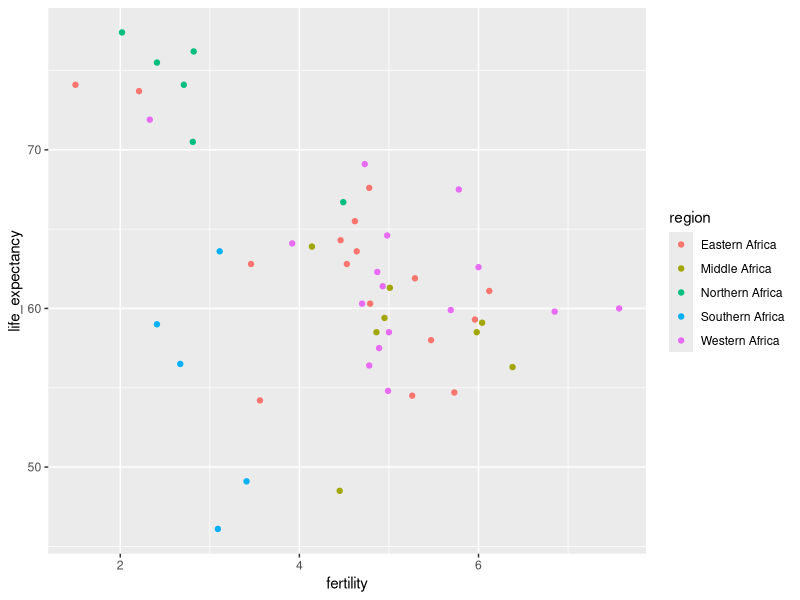
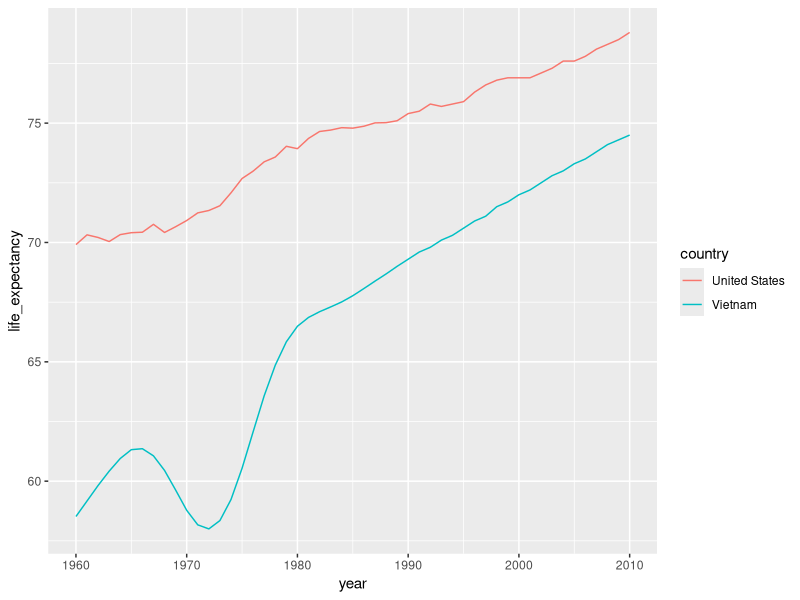
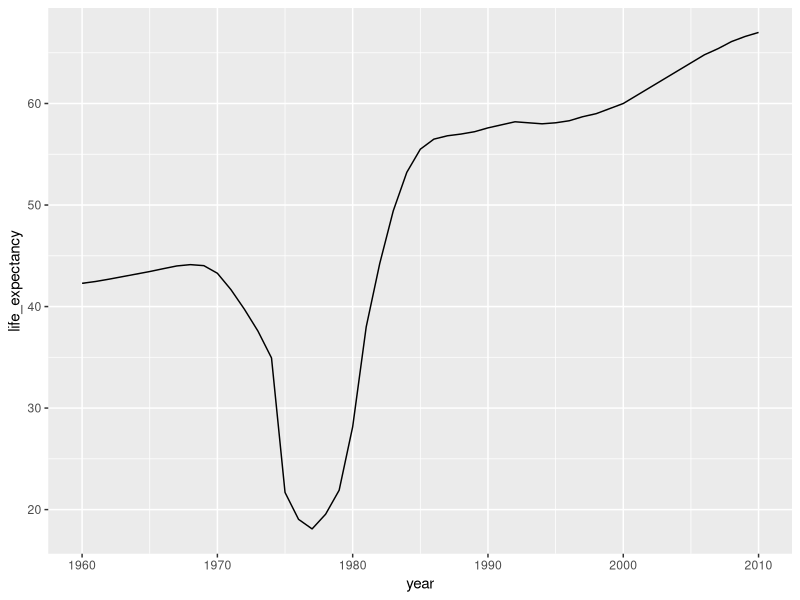
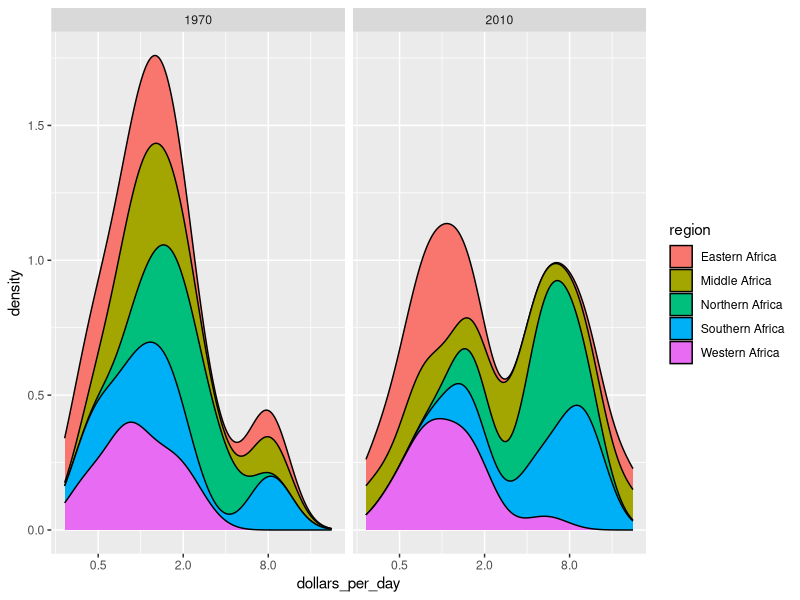
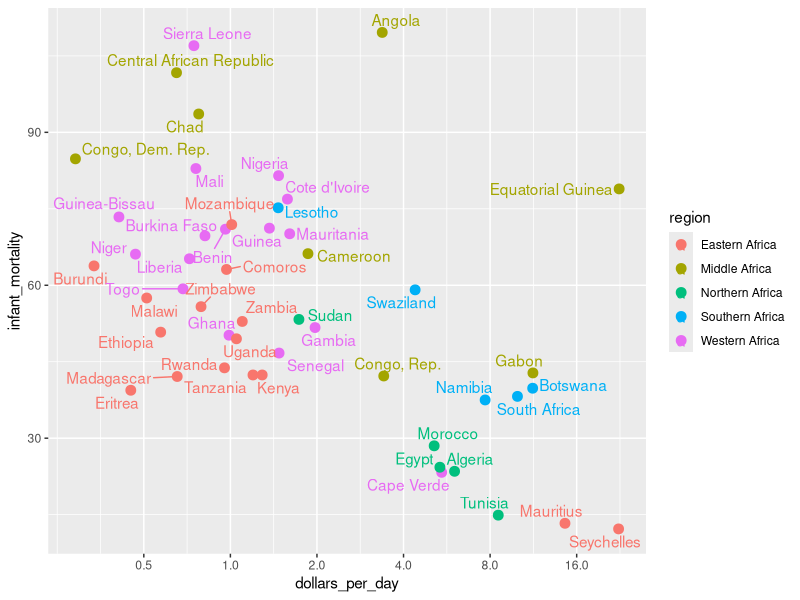
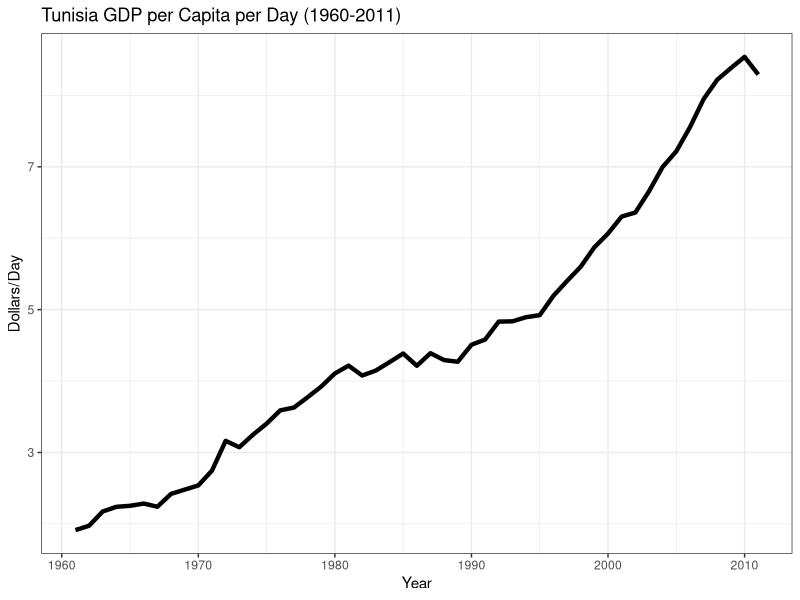

Here is the R script that generated these plots, in order:
library(dplyr)
library(ggplot2)
library(dslabs)
data(gapminder)
#African countries: comparaison life expantancy Vs fertility in 2012
gapminder %>% filter(continent=="Africa" & year==2012) %>%
  ggplot(aes(y=life_expectancy,x=fertility,color=region)) +
  geom_point()

#(top african countries in life expantancy and fertility
df<-gapminder%>%
  filter(continent=="Africa",year==2012,fertility<=3,life_expectancy>=70)%>%
  select(country,region,fertility,life_expectancy)%>%arrange(desc(life_expectancy))

#comparaison life expectancy USA - Vietnam 1955 -2010
tab<-gapminder%>% filter(year%in%1960:2010,country%in%c("Vietnam","United States"))
p <- tab%>%ggplot(aes(year,life_expectancy,color=country))+
  geom_line()
p

#cambodia evolution expectancy life
camb_plot<-gapminder%>%filter(year%in% 1960:2010,country=="Cambodia")%>%
  ggplot(aes(year, life_expectancy))+ geom_line()
camb_plot

#daydollars in african countries 2010
daydollars <- gapminder%>%
  mutate(dollars_per_day=gdp/population/365)%>%
  filter(continent=="Africa",year==2010,!is.na(gdp),!is.na(population))

daydollars_p<-daydollars%>% ggplot(aes(dollars_per_day))+
  geom_density() +scale_x_continuous(trans="log2")

#comparaison 1970 - 2010 african countries
gapminder%>%
  mutate(dollars_per_day=gdp/population/365)%>%
  filter(continent=="Africa",year%in%c(1970,2010),!is.na(gdp),!is.na(population))%>% 
  ggplot(aes(dollars_per_day,fill=region))+
  geom_density(bw=0.5,position="stack") +scale_x_continuous(trans="log2")+facet_grid(.~year)

#Africa 2010: Infant mortality Vs Dollars/day
install.packages("ggrepel")
library(ggrepel)
gapminder%>%
  mutate(dollars_per_day=gdp/population/365)%>%
  filter(continent=="Africa",year==2010,!is.na(gdp),!is.na(population))%>%
  ggplot(aes(dollars_per_day,infant_mortality,color=region))+
  geom_point(size=3)+
  geom_text_repel(aes(label=country))+ #use the library ggrepel
  scale_x_continuous(trans="log2",breaks=c(0,0.5,1,2,4,8,16,32))

#Tunisia GDP per capita per day evolution 1960-2011
gapminder%>%mutate(dollars_per_day=gdp/population/365)%>%
  filter(year%in% 1960:2011,country=="Tunisia",!is.na(dollars_per_day))%>%
  ggplot(aes(year,dollars_per_day ))+ 
  geom_line(size=1.5)+
  labs(title="Tunisia GDP per Capita per Day (1960-2011)",x="Year",y="Dollars/Day")+
  theme_bw()
  
 
